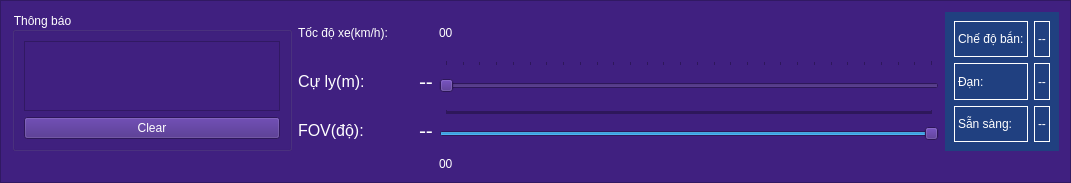
   <widget class="QFrame" name="frame_7">
    <property name="geometry">
     <rect>
      <x>10</x>
      <y>830</y>
      <width>1071</width>
      <height>171</height>
     </rect>
    </property>
    <property name="styleSheet">
     <string notr="true">background-color: rgb(64, 32, 128); color:rgb(255, 255, 255)</string>
    </property>
    <property name="frameShape">
     <enum>QFrame::StyledPanel</enum>
    </property>
    <property name="frameShadow">
     <enum>QFrame::Raised</enum>
    </property>
    <layout class="QGridLayout" name="gridLayout">
     <item row="0" column="0" rowspan="3">
      <widget class="QGroupBox" name="groupBox_4">
       <property name="title">
        <string>Thông báo</string>
       </property>
       <layout class="QGridLayout" name="gridLayout_5">
        <item row="0" column="0">
         <widget class="QTextBrowser" name="textBrowser_msg"/>
        </item>
        <item row="1" column="0">
         <widget class="QPushButton" name="pushButton_clear_msg">
          <property name="text">
           <string>Clear</string>
          </property>
         </widget>
        </item>
       </layout>
      </widget>
     </item>
     <item row="0" column="5" rowspan="3">
      <widget class="QFrame" name="frame_2">
       <property name="styleSheet">
        <string notr="true">background-color: rgb(32, 64, 128); color:rgb(255, 255, 255)</string>
       </property>
       <layout class="QGridLayout" name="gridLayout_3">
        <item row="0" column="1">
         <widget class="QLabel" name="image_label_8">
          <property name="frameShape">
           <enum>QFrame::Panel</enum>
          </property>
          <property name="text">
           <string>Chế độ bắn:</string>
          </property>
         </widget>
        </item>
        <item row="1" column="1">
         <widget class="QLabel" name="image_label_10">
          <property name="frameShape">
           <enum>QFrame::Panel</enum>
          </property>
          <property name="text">
           <string>Đạn:</string>
          </property>
         </widget>
        </item>
        <item row="1" column="2">
         <widget class="QLabel" name="image_label_9">
          <property name="frameShape">
           <enum>QFrame::Panel</enum>
          </property>
          <property name="text">
           <string>--</string>
          </property>
         </widget>
        </item>
        <item row="2" column="1">
         <widget class="QLabel" name="image_label_12">
          <property name="frameShape">
           <enum>QFrame::Panel</enum>
          </property>
          <property name="text">
           <string>Sẵn sàng:</string>
          </property>
         </widget>
        </item>
        <item row="0" column="2">
         <widget class="QLabel" name="image_label_11">
          <property name="frameShape">
           <enum>QFrame::Panel</enum>
          </property>
          <property name="text">
           <string>--</string>
          </property>
         </widget>
        </item>
        <item row="2" column="2">
         <widget class="QLabel" name="image_label_13">
          <property name="frameShape">
           <enum>QFrame::Panel</enum>
          </property>
          <property name="text">
           <string>--</string>
          </property>
         </widget>
        </item>
       </layout>
      </widget>
     </item>
     <item row="1" column="2">
      <widget class="QLabel" name="label_range">
       <property name="font">
        <font>
         <pointsize>16</pointsize>
        </font>
       </property>
       <property name="text">
        <string>--</string>
       </property>
      </widget>
     </item>
     <item row="2" column="1">
      <widget class="QLabel" name="label_5">
       <property name="font">
        <font>
         <pointsize>12</pointsize>
        </font>
       </property>
       <property name="text">
        <string>FOV(độ):</string>
       </property>
      </widget>
     </item>
     <item row="1" column="1">
      <widget class="QLabel" name="label">
       <property name="font">
        <font>
         <pointsize>12</pointsize>
        </font>
       </property>
       <property name="text">
        <string>Cự ly(m):</string>
       </property>
      </widget>
     </item>
     <item row="2" column="3" colspan="2">
      <widget class="QSlider" name="slider_fov">
       <property name="sizePolicy">
        <sizepolicy hsizetype="Fixed" vsizetype="Preferred">
         <horstretch>0</horstretch>
         <verstretch>0</verstretch>
        </sizepolicy>
       </property>
       <property name="minimumSize">
        <size>
         <width>500</width>
         <height>0</height>
        </size>
       </property>
       <property name="minimum">
        <number>17</number>
       </property>
       <property name="maximum">
        <number>600</number>
       </property>
       <property name="singleStep">
        <number>1</number>
       </property>
       <property name="pageStep">
        <number>10</number>
       </property>
       <property name="value">
        <number>600</number>
       </property>
       <property name="orientation">
        <enum>Qt::Horizontal</enum>
       </property>
       <property name="tickPosition">
        <enum>QSlider::TicksAbove</enum>
       </property>
       <property name="tickInterval">
        <number>1</number>
       </property>
      </widget>
     </item>
     <item row="2" column="2">
      <widget class="QLabel" name="label_fov">
       <property name="font">
        <font>
         <pointsize>16</pointsize>
        </font>
       </property>
       <property name="text">
        <string>--</string>
       </property>
      </widget>
     </item>
     <item row="1" column="3" colspan="2">
      <widget class="QSlider" name="slider_range">
       <property name="sizePolicy">
        <sizepolicy hsizetype="Fixed" vsizetype="Preferred">
         <horstretch>0</horstretch>
         <verstretch>0</verstretch>
        </sizepolicy>
       </property>
       <property name="minimumSize">
        <size>
         <width>500</width>
         <height>0</height>
        </size>
       </property>
       <property name="minimum">
        <number>1</number>
       </property>
       <property name="maximum">
        <number>30</number>
       </property>
       <property name="singleStep">
        <number>1</number>
       </property>
       <property name="pageStep">
        <number>1</number>
       </property>
       <property name="value">
        <number>1</number>
       </property>
       <property name="orientation">
        <enum>Qt::Horizontal</enum>
       </property>
       <property name="tickPosition">
        <enum>QSlider::TicksAbove</enum>
       </property>
       <property name="tickInterval">
        <number>1</number>
       </property>
      </widget>
     </item>
     <item row="0" column="3">
      <widget class="QLabel" name="label_speed">
       <property name="sizePolicy">
        <sizepolicy hsizetype="Expanding" vsizetype="Preferred">
         <horstretch>0</horstretch>
         <verstretch>0</verstretch>
        </sizepolicy>
       </property>
       <property name="text">
        <string>00</string>
       </property>
      </widget>
     </item>
     <item row="0" column="1">
      <widget class="QLabel" name="label_speed_2">
       <property name="sizePolicy">
        <sizepolicy hsizetype="Expanding" vsizetype="Preferred">
         <horstretch>0</horstretch>
         <verstretch>0</verstretch>
        </sizepolicy>
       </property>
       <property name="text">
        <string>Tốc độ xe(km/h):</string>
       </property>
      </widget>
     </item>
     <item row="3" column="3">
      <widget class="QLabel" name="label_fovSpeed">
       <property name="sizePolicy">
        <sizepolicy hsizetype="Expanding" vsizetype="Preferred">
         <horstretch>0</horstretch>
         <verstretch>0</verstretch>
        </sizepolicy>
       </property>
       <property name="text">
        <string>00</string>
       </property>
      </widget>
     </item>
    </layout>
   </widget>
